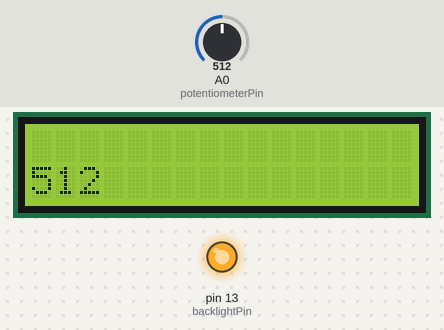
A sketch run on a simulated Arduino Uno, built with avr-gcc and run on an emulated ATmega328P. Shown: 16×2 character LCD, output pins drawn as LEDs (lit = HIGH). Inputs (shaded band) come from the test bench; at power-on: A0 (potentiometerPin) = 512.

Above: at 1.2 s.
1.3 s: A0 (potentiometerPin) set to 716
At 2.5 s:
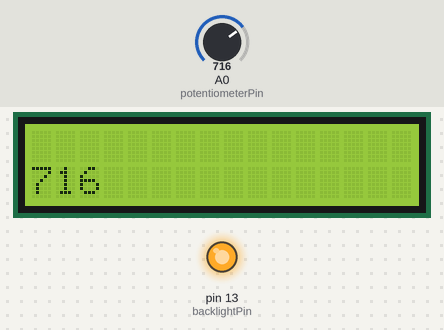
2.8 s: A0 (potentiometerPin) set to 900
At 4.0 s:
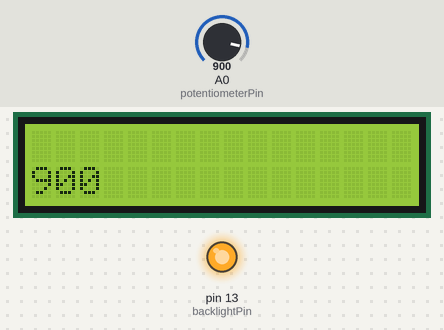
4.3 s: A0 (potentiometerPin) set to 1023
At 4.8 s:
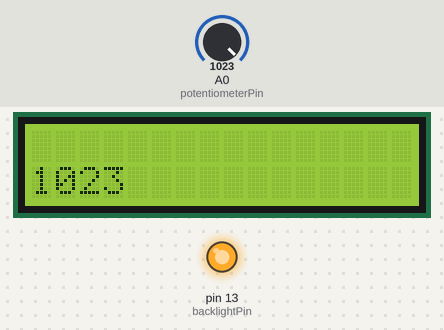
Timing chart, 0 to 7.3 s (numbered marks = the images above; inputs shaded):
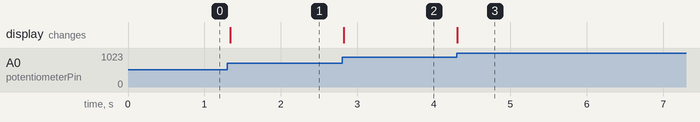

Measured:
- after the input at 1.3 s, the display: changes at once (image 1)
- after the input at 2.8 s, the display: changes at once (image 2)
- after the input at 4.3 s, the display: changes at once (image 3)

The sketch:

TE-project-5-has-comments.ino
```cpp
//WRITTEN BY: JOHN MAYS

#include <LiquidCrystal.h>  //This is the LCD Library that the Arduino uses

LiquidCrystal lcd(12,11,5,4,3,2);  //Initialize the LCD by describing the pins that the LCD(4,6,12,13,14) is attached to.

const char yourName[]= "John Mays";  //This statement creates a string containing your name

const int backlightPin = 13;
const int potentiometerPin = A0;

void setup() {
  lcd.begin(16,2);  //Describe the LCD Dimensions
  lcd.clear();  //Clear any existing messages
  goalOne();
  goalTwo();


}

void loop() {
  goalThree();
}

void goalOne(){
  //GOAL: Turn your backlight on by supplying [HIGH]voltage to the backlight LCD
  pinMode(backlightPin, OUTPUT);
  digitalWrite(backlightPin, HIGH);
}

void goalTwo(){
  //GOAL: Display your name on the LCD
   lcd.print(yourName);//Printing is very simple, just lcd.print and your string in the ();
}

void goalThree(){
  //GOAL: Display the current potentiometer value on the second line of the LCD
  int potValue = analogRead(potentiometerPin);
  lcd.clear();
  lcd.setCursor(0,1);
  lcd.print(potValue);
  delay(50);
}
```
